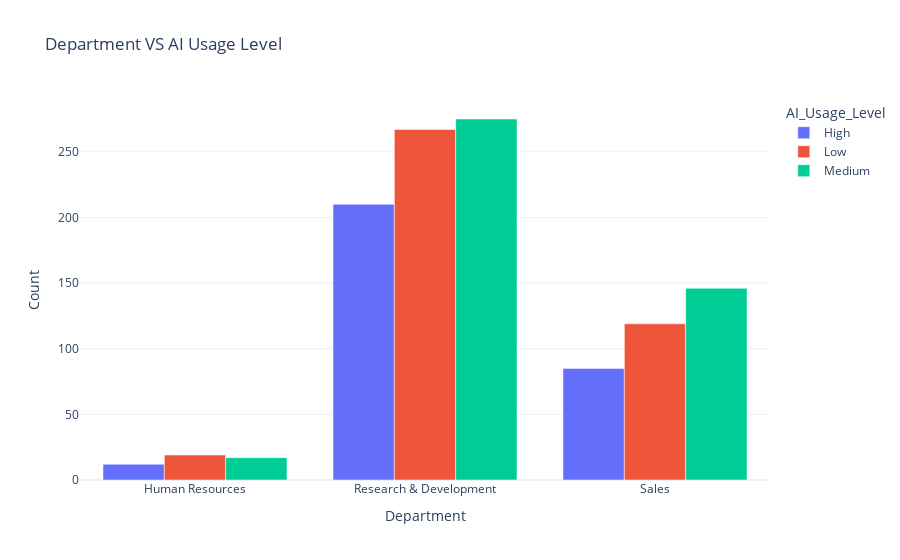

The notebook cell saved with this chart:
### Markdown cell above
4.Analysis and Visulaization EDA Process

### Code cell
#Department VS AI usage level

grouped = df.groupby(['Department','AI_Usage_Level']).size().reset_index(name='Count')
fig = px.bar(
    grouped,
    x='Department',
    y='Count',
    color='AI_Usage_Level',
    barmode='group',
    title='Department VS AI Usage Level')
fig.show()

### Figure 1 — Plotly figure (JSON) as saved in the notebook; plotly's stock layout.template omitted (floating-point values rounded to 4 significant figures)
{"data": [{"alignmentgroup": "True", "hovertemplate": "AI_Usage_Level=High<br>Department=%{x}<br>Count=%{y}<extra></extra>", "legendgroup": "High", "marker": {"color": "#636efa", "pattern": {"shape": ""}}, "name": "High", "offsetgroup": "High", "orientation": "v", "showlegend": true, "textposition": "auto", "type": "bar", "x": ["Human Resources", "Research & Development", "Sales"], "xaxis": "x", "y": [12, 210, 85], "yaxis": "y"}, {"alignmentgroup": "True", "hovertemplate": "AI_Usage_Level=Low<br>Department=%{x}<br>Count=%{y}<extra></extra>", "legendgroup": "Low", "marker": {"color": "#EF553B", "pattern": {"shape": ""}}, "name": "Low", "offsetgroup": "Low", "orientation": "v", "showlegend": true, "textposition": "auto", "type": "bar", "x": ["Human Resources", "Research & Development", "Sales"], "xaxis": "x", "y": [19, 267, 119], "yaxis": "y"}, {"alignmentgroup": "True", "hovertemplate": "AI_Usage_Level=Medium<br>Department=%{x}<br>Count=%{y}<extra></extra>", "legendgroup": "Medium", "marker": {"color": "#00cc96", "pattern": {"shape": ""}}, "name": "Medium", "offsetgroup": "Medium", "orientation": "v", "showlegend": true, "textposition": "auto", "type": "bar", "x": ["Human Resources", "Research & Development", "Sales"], "xaxis": "x", "y": [17, 275, 146], "yaxis": "y"}], "layout": {"barmode": "group", "legend": {"title": {"text": "AI_Usage_Level"}, "tracegroupgap": 0}, "title": {"text": "Department VS AI Usage Level"}, "xaxis": {"anchor": "y", "domain": [0, 1], "title": {"text": "Department"}}, "yaxis": {"anchor": "x", "domain": [0, 1], "title": {"text": "Count"}}}}
